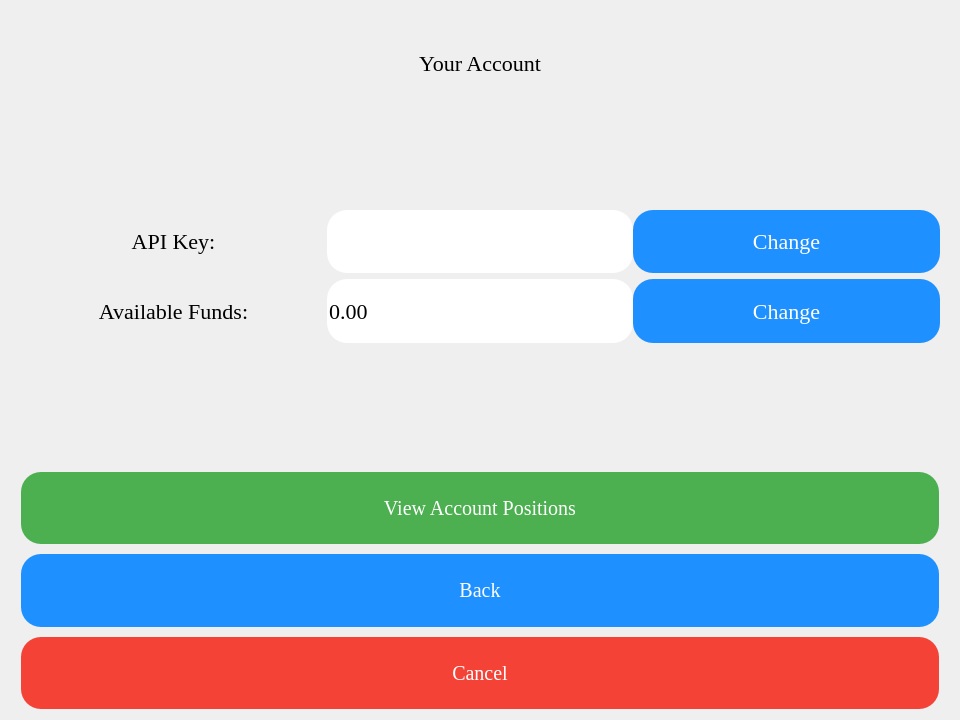
<?xml version="1.0" encoding="UTF-8"?>
<ui version="4.0">
 <class>Account</class>
 <widget class="QDialog" name="Account">
  <property name="geometry">
   <rect>
    <x>0</x>
    <y>0</y>
    <width>960</width>
    <height>720</height>
   </rect>
  </property>
  <property name="windowTitle">
   <string>Account Overview</string>
  </property>
  <property name="styleSheet">
   <string notr="true">#Account
{
 	border-image: url(:/files/img/accountOverviewBackground.png) 0 0 0 0 stretch stretch;
}

#accountOverviewStackedWidget, #accountOverviewPage_1
{
	background-color: transparent;
}

#changeAvailableFundsButton, #changeAPIKeyButton
{
	color:white;
	background-color: DodgerBlue;
}

#changeAvailableFundsButton, #changeAPIKeyButton, #APIKeyLineEdit, #availableFundsSpinBox, #bannerLabel
{
	font-size: 22px;
	font-family: Georgia;
	border-radius: 20px;
}

#changeAvailableFundsButton:hover, #changeAPIKeyButton:hover
{
	font-weight:600;
}

#availableFundsBanner, #APIKeyBanner
{
	font-size: 22px;
	font-family: Georgia;
}

#backButton, #nextButton, #cancelButton
{
	border-radius: 20px;
	font-size: 20px;
	font-family: Georgia;
}

#nextButton
{
	color:white;
	background-color: #4CAF50;
}

#backButton
{
	color:white;
	background-color: DodgerBlue;
}

#cancelButton
{
	color:white;
	background-color: #f44336;
	opacity: 223
}
</string>
  </property>
  <layout class="QVBoxLayout" name="verticalLayout">
   <item>
    <spacer name="bannerVerticalSpacer">
     <property name="orientation">
      <enum>Qt::Vertical</enum>
     </property>
     <property name="sizeType">
      <enum>QSizePolicy::Preferred</enum>
     </property>
     <property name="sizeHint" stdset="0">
      <size>
       <width>20</width>
       <height>40</height>
      </size>
     </property>
    </spacer>
   </item>
   <item>
    <widget class="QLabel" name="bannerLabel">
     <property name="sizePolicy">
      <sizepolicy hsizetype="Preferred" vsizetype="Preferred">
       <horstretch>0</horstretch>
       <verstretch>0</verstretch>
      </sizepolicy>
     </property>
     <property name="text">
      <string>Your Account</string>
     </property>
     <property name="alignment">
      <set>Qt::AlignCenter</set>
     </property>
    </widget>
   </item>
   <item>
    <widget class="QStackedWidget" name="accountOverviewStackedWidget">
     <property name="sizePolicy">
      <sizepolicy hsizetype="Preferred" vsizetype="MinimumExpanding">
       <horstretch>0</horstretch>
       <verstretch>0</verstretch>
      </sizepolicy>
     </property>
     <property name="currentIndex">
      <number>0</number>
     </property>
     <widget class="QWidget" name="accountOverviewPage_1">
      <layout class="QVBoxLayout" name="verticalLayout_2">
       <property name="topMargin">
        <number>0</number>
       </property>
       <property name="bottomMargin">
        <number>10</number>
       </property>
       <item>
        <spacer name="page_1_VerticalSpacerTop">
         <property name="orientation">
          <enum>Qt::Vertical</enum>
         </property>
         <property name="sizeType">
          <enum>QSizePolicy::MinimumExpanding</enum>
         </property>
         <property name="sizeHint" stdset="0">
          <size>
           <width>20</width>
           <height>40</height>
          </size>
         </property>
        </spacer>
       </item>
       <item>
        <spacer name="page_1_VerticalSpacerMid">
         <property name="orientation">
          <enum>Qt::Vertical</enum>
         </property>
         <property name="sizeType">
          <enum>QSizePolicy::MinimumExpanding</enum>
         </property>
         <property name="sizeHint" stdset="0">
          <size>
           <width>20</width>
           <height>40</height>
          </size>
         </property>
        </spacer>
       </item>
       <item>
        <layout class="QHBoxLayout" name="APIKeyHorizontalLayout">
         <property name="spacing">
          <number>0</number>
         </property>
         <property name="topMargin">
          <number>0</number>
         </property>
         <item>
          <widget class="QLabel" name="APIKeyBanner">
           <property name="sizePolicy">
            <sizepolicy hsizetype="MinimumExpanding" vsizetype="MinimumExpanding">
             <horstretch>0</horstretch>
             <verstretch>0</verstretch>
            </sizepolicy>
           </property>
           <property name="text">
            <string>API Key:</string>
           </property>
           <property name="alignment">
            <set>Qt::AlignCenter</set>
           </property>
          </widget>
         </item>
         <item>
          <widget class="QLineEdit" name="APIKeyLineEdit">
           <property name="sizePolicy">
            <sizepolicy hsizetype="MinimumExpanding" vsizetype="MinimumExpanding">
             <horstretch>0</horstretch>
             <verstretch>0</verstretch>
            </sizepolicy>
           </property>
           <property name="readOnly">
            <bool>true</bool>
           </property>
          </widget>
         </item>
         <item>
          <widget class="QPushButton" name="changeAPIKeyButton">
           <property name="sizePolicy">
            <sizepolicy hsizetype="MinimumExpanding" vsizetype="MinimumExpanding">
             <horstretch>0</horstretch>
             <verstretch>0</verstretch>
            </sizepolicy>
           </property>
           <property name="text">
            <string>Change</string>
           </property>
          </widget>
         </item>
        </layout>
       </item>
       <item>
        <layout class="QHBoxLayout" name="balanceHorizontalLayout">
         <property name="spacing">
          <number>0</number>
         </property>
         <property name="leftMargin">
          <number>0</number>
         </property>
         <property name="rightMargin">
          <number>0</number>
         </property>
         <item>
          <widget class="QLabel" name="availableFundsBanner">
           <property name="sizePolicy">
            <sizepolicy hsizetype="MinimumExpanding" vsizetype="MinimumExpanding">
             <horstretch>0</horstretch>
             <verstretch>0</verstretch>
            </sizepolicy>
           </property>
           <property name="text">
            <string>Available Funds:</string>
           </property>
           <property name="alignment">
            <set>Qt::AlignCenter</set>
           </property>
          </widget>
         </item>
         <item>
          <widget class="QDoubleSpinBox" name="availableFundsSpinBox">
           <property name="sizePolicy">
            <sizepolicy hsizetype="MinimumExpanding" vsizetype="MinimumExpanding">
             <horstretch>0</horstretch>
             <verstretch>0</verstretch>
            </sizepolicy>
           </property>
           <property name="readOnly">
            <bool>true</bool>
           </property>
           <property name="buttonSymbols">
            <enum>QAbstractSpinBox::NoButtons</enum>
           </property>
           <property name="maximum">
            <double>1000000000.000000000000000</double>
           </property>
          </widget>
         </item>
         <item>
          <widget class="QPushButton" name="changeAvailableFundsButton">
           <property name="sizePolicy">
            <sizepolicy hsizetype="MinimumExpanding" vsizetype="MinimumExpanding">
             <horstretch>0</horstretch>
             <verstretch>0</verstretch>
            </sizepolicy>
           </property>
           <property name="text">
            <string>Change</string>
           </property>
          </widget>
         </item>
        </layout>
       </item>
       <item>
        <spacer name="page__VerticalSpacerBottom">
         <property name="orientation">
          <enum>Qt::Vertical</enum>
         </property>
         <property name="sizeType">
          <enum>QSizePolicy::Preferred</enum>
         </property>
         <property name="sizeHint" stdset="0">
          <size>
           <width>20</width>
           <height>40</height>
          </size>
         </property>
        </spacer>
       </item>
      </layout>
     </widget>
     <widget class="QWidget" name="accountOverviewPage_2">
      <layout class="QVBoxLayout" name="verticalLayout_4">
       <item>
        <widget class="QLabel" name="label_2">
         <property name="text">
          <string>Page 2</string>
         </property>
        </widget>
       </item>
      </layout>
     </widget>
    </widget>
   </item>
   <item>
    <layout class="QVBoxLayout" name="navigationButtonsVerticalLayout">
     <property name="spacing">
      <number>10</number>
     </property>
     <property name="leftMargin">
      <number>10</number>
     </property>
     <property name="topMargin">
      <number>0</number>
     </property>
     <property name="rightMargin">
      <number>10</number>
     </property>
     <property name="bottomMargin">
      <number>0</number>
     </property>
     <item>
      <spacer name="navigationVerticalSpacer">
       <property name="orientation">
        <enum>Qt::Vertical</enum>
       </property>
       <property name="sizeType">
        <enum>QSizePolicy::MinimumExpanding</enum>
       </property>
       <property name="sizeHint" stdset="0">
        <size>
         <width>20</width>
         <height>40</height>
        </size>
       </property>
      </spacer>
     </item>
     <item>
      <widget class="QPushButton" name="nextButton">
       <property name="sizePolicy">
        <sizepolicy hsizetype="Minimum" vsizetype="MinimumExpanding">
         <horstretch>0</horstretch>
         <verstretch>0</verstretch>
        </sizepolicy>
       </property>
       <property name="text">
        <string>View Account Positions</string>
       </property>
      </widget>
     </item>
     <item>
      <widget class="QPushButton" name="backButton">
       <property name="sizePolicy">
        <sizepolicy hsizetype="MinimumExpanding" vsizetype="MinimumExpanding">
         <horstretch>0</horstretch>
         <verstretch>0</verstretch>
        </sizepolicy>
       </property>
       <property name="text">
        <string>Back</string>
       </property>
      </widget>
     </item>
     <item>
      <widget class="QPushButton" name="cancelButton">
       <property name="sizePolicy">
        <sizepolicy hsizetype="Preferred" vsizetype="MinimumExpanding">
         <horstretch>0</horstretch>
         <verstretch>0</verstretch>
        </sizepolicy>
       </property>
       <property name="text">
        <string>Cancel</string>
       </property>
      </widget>
     </item>
    </layout>
   </item>
  </layout>
 </widget>
 <resources/>
 <connections/>
</ui>
